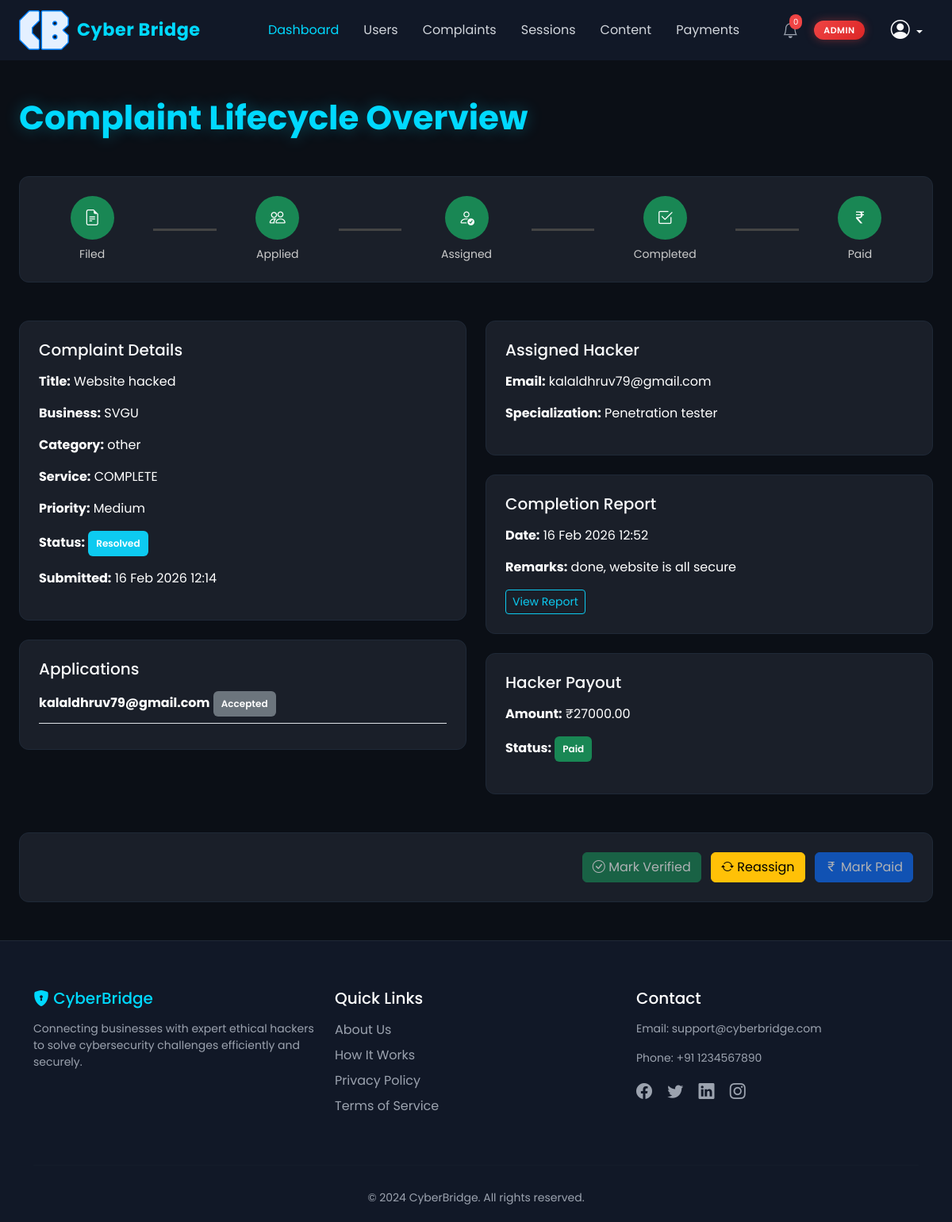
The page /Root/admin_hacker_payout/1/ (signed in) on the database its author committed.
### app1/models.py (models this page shows, shortened)
class Complaints(models.Model):
    business = models.ForeignKey(Business_Profile, on_delete=models.CASCADE)
    title = models.CharField(max_length=200,blank=True, null=True)
    category = models.CharField(max_length=50,blank=True, null=True)
    description = models.TextField(blank=True, null=True)
    service_type = models.CharField(max_length=20, choices=[
        ("REPORT", "Report Only"),
        ("GUIDE", "Report + Guide"),
        ("COMPLETE", "Complete Solution"),
    ],blank=True, null=True)
    date_of_occurrence = models.DateField(blank=True, null=True)
    additional_notes = models.TextField(blank=True, null=True)
    date_submitted = models.DateTimeField(default=timezone.now)
    status = models.CharField(max_length=50, default="Pending",blank=True, null=True)
    assigned_hacker = models.ForeignKey('Hacker_Profile', on_delete=models.SET_NULL, null=True, blank=True)
    priority = models.CharField(max_length=20, default="Medium")
    payment = models.OneToOneField(
        Payments,
        on_delete=models.SET_NULL,
        null=True,
        blank=True
    )

class Business_Profile(models.Model):
    user = models.OneToOneField(User, on_delete=models.CASCADE)
    company_name = models.CharField(max_length=150)
    industry = models.CharField(max_length=100, blank=True)
    contact_number = models.CharField(max_length=20, blank=True)
    address = models.TextField(blank=True)
    gstin = models.CharField(max_length=20, blank=True)   # ADDED
    verified = models.BooleanField(default=False)

class Applications(models.Model):
    hacker = models.ForeignKey(Hacker_Profile, on_delete=models.CASCADE)
    complaint = models.ForeignKey(Complaints, on_delete=models.CASCADE)
    applied_on = models.DateTimeField(default=timezone.now)
    status = models.CharField(max_length=50, default="Pending")

class Hacker_Profile(models.Model):
    user = models.OneToOneField(User, on_delete=models.CASCADE)
    full_name = models.CharField(max_length=150, blank=True)         # ADDED
    specialization = models.CharField(max_length=150, blank=True)    # ADDED
    photo = models.ImageField(upload_to="hacker_photos/", blank=True, null=True)  # ADDED
    contact_number = models.CharField(max_length=20, blank=True)
    certificate_number = models.CharField(max_length=100, blank=True)

class User(AbstractUser):
    username = models.CharField(unique=True,max_length=50)
    email = models.EmailField(unique=True)
    role = models.ForeignKey('Role', on_delete=models.CASCADE, null=True, blank=True)
    date_created = models.DateTimeField(default=timezone.now)
    is_active = models.BooleanField(default=True)
    USERNAME_FIELD = 'email'
    REQUIRED_FIELDS = ["username"]
    objects = CustomUserManager()  # ✅ Use our new manager here
    groups = models.ManyToManyField(
        Group,
        related_name="custom_user_groups",
        blank=True
    )
    user_permissions = models.ManyToManyField(
        Permission,
        related_name="custom_user_permissions",
        blank=True
    )

class ComplaintCompletion(models.Model):
    complaint = models.OneToOneField(
        Complaints,
        on_delete=models.CASCADE,
        related_name="completion"
    )
    hacker = models.ForeignKey(
        Hacker_Profile,
        on_delete=models.CASCADE
    )
    report_file = models.FileField(upload_to="completion_reports/")
    remarks = models.TextField(blank=True, null=True)
    completed_at = models.DateTimeField(auto_now_add=True)

class HackerPayout(models.Model):
    complaint = models.OneToOneField(Complaints, on_delete=models.CASCADE)
    hacker = models.ForeignKey(Hacker_Profile, on_delete=models.CASCADE)
    amount = models.DecimalField(max_digits=10, decimal_places=2)
    status = models.CharField(
        max_length=20,
        choices=[
            ("PENDING", "Pending"),
            ("PAID", "Paid"),
        ],
        default="PENDING"
    )
    payment = models.OneToOneField(
        Payments,
        on_delete=models.SET_NULL,
        null=True,
        blank=True
    )
    completed_on = models.DateTimeField(auto_now_add=True)

### app2/views.py (the view, shortened to what this page needs)
# urls.py: path("admin_hacker_payout/<int:complaint_id>/",views.admin_hacker_payout,name="admin_hacker_payout"),
@login_required
def admin_hacker_payout(request, complaint_id):
    if request.user.role.name != "ADMIN":
        return redirect("dashboard")
    complaint = get_object_or_404(
        Complaints.objects.select_related(
            "business__user",
            "assigned_hacker__user",
            "payment"
        ),
        id=complaint_id
    )
    applications = Applications.objects.filter(
        complaint=complaint
    ).select_related("hacker__user")
    completion = getattr(complaint, "completion", None)
    payout = HackerPayout.objects.filter(
        complaint=complaint
    ).select_related("hacker__user", "payment").first()
    history = Complaint_Status_History.objects.filter(
        complaint=complaint
    ).order_by("-updated_at")
    return render(request, "admin-hacker-payout.html", {
        "complaint": complaint,
        "applications": applications,
        "completion": completion,
        "payout": payout,
        "history": history,
    })

### templates/admin-hacker-payout.html (shortened to what this page needs)
{% extends "admin_base.html" %}
{% block content %}
<main class="container-fluid my-5 px-4">
<h1 class="page-title mb-5">Complaint Lifecycle Overview</h1>
<div class="card-dark p-4 mb-5">
    <div class="d-flex justify-content-between align-items-center position-relative">
        <div class="text-center flex-fill">
            <div class="step-circle bg-success">
                <i class="bi bi-file-earmark-text"></i>
            </div>
            <div class="step-label">Filed</div>
        </div>
        <div class="step-line"></div>
        <div class="text-center flex-fill">
            <div class="step-circle {% if applications %}bg-success{% else %}bg-secondary{% endif %}">
                <i class="bi bi-people"></i>
            </div>
            <div class="step-label">Applied</div>
        </div>
        <div class="step-line"></div>
        <div class="text-center flex-fill">
            <div class="step-circle {% if complaint.assigned_hacker %}bg-success{% else %}bg-secondary{% endif %}">
                <i class="bi bi-person-check"></i>
            </div>
            <div class="step-label">Assigned</div>
        </div>
        <div class="step-line"></div>
        <div class="text-center flex-fill">
            <div class="step-circle {% if completion %}bg-success{% else %}bg-secondary{% endif %}">
                <i class="bi bi-check2-square"></i>
            </div>
            <div class="step-label">Completed</div>
        </div>
        <div class="step-line"></div>
        <div class="text-center flex-fill">
            <div class="step-circle {% if payout and payout.status == "PAID" %}bg-success{% else %}step-transparent{% endif %}">
                <i class="bi bi-currency-rupee"></i>
            </div>
            <div class="step-label">Paid</div>
        </div>
    </div>
</div>
<div class="row">
    <div class="col-lg-6">
        <div class="card-dark p-4 mb-4">
            <h5 class="section-heading mb-3">Complaint Details</h5>
            <p><strong>Title:</strong> {{ complaint.title }}</p>
            <p><strong>Business:</strong> {{ complaint.business.company_name }}</p>
            <p><strong>Category:</strong> {{ complaint.category }}</p>
            <p><strong>Service:</strong> {{ complaint.service_type }}</p>
            <p><strong>Priority:</strong> {{ complaint.priority }}</p>
            <p><strong>Status:</strong>
                <span class="badge bg-info">{{ complaint.status }}</span>
            </p>
            <p><strong>Submitted:</strong> {{ complaint.date_submitted|date:"d M Y H:i" }}</p>
        </div>
        <div class="card-dark p-4 mb-4">
            <h5 class="section-heading mb-3">Applications</h5>
            {% for app in applications %}
            <div class="border-bottom pb-2 mb-2">
                <strong>{{ app.hacker.user.email }}</strong>
                <span class="badge bg-secondary">{{ app.status }}</span>
            </div>
            {% empty %}
                <p class="text-muted">No applications yet.</p>
            {% endfor %}
        </div>
    </div>
    <div class="col-lg-6">
        <div class="card-dark p-4 mb-4">
            <h5 class="section-heading mb-3">Assigned Hacker</h5>
            {% if complaint.assigned_hacker %}
                <p><strong>Email:</strong> {{ complaint.assigned_hacker.user.email }}</p>
                <p><strong>Specialization:</strong> {{ complaint.assigned_hacker.specialization }}</p>
            {% else %}
                <p class="text-warning">No hacker assigned</p>
            {% endif %}
        </div>
        <div class="card-dark p-4 mb-4">
            <h5 class="section-heading mb-3">Completion Report</h5>
            {% if completion %}
                <p><strong>Date:</strong> {{ completion.completed_at|date:"d M Y H:i" }}</p>
                <p><strong>Remarks:</strong> {{ completion.remarks }}</p>
                <a href="{{ completion.report_file.url }}"
                   class="btn btn-outline-info btn-sm" target="_blank">
                    View Report
                </a>
            {% else %}
                <p class="text-muted">Work not completed yet</p>
            {% endif %}
        </div>
        <div class="card-dark p-4 mb-4">
            <h5 class="section-heading mb-3">Hacker Payout</h5>
            {% if payout %}
                <p><strong>Amount:</strong> ₹{{ payout.amount }}</p>
                <p>
                    <strong>Status:</strong>
                    {% if payout.status == "PAID" %}
                        <span class="badge bg-success">Paid</span>
                    {% else %}
                        <span class="badge bg-warning">Pending</span>
                    {% endif %}
                </p>
            {% else %}
                <p class="text-muted">No payout generated</p>
            {% endif %}
        </div>
    </div>
</div>
<div class="card-dark p-4 text-end mt-4">
    <form method="POST" class="d-inline">
        <button class="btn btn-success me-2"
            {% if complaint.status != "Completed" %}
                disabled
            {% endif %}
        >
            <i class="bi bi-check-circle"></i> Mark Verified
        </button>
    </form>
    <form method="POST" class="d-inline">
        <button class="btn btn-warning me-2"
        >
            <i class="bi bi-arrow-repeat"></i> Reassign
        </button>
    </form>
    <form method="POST" class="d-inline">
        <button class="btn btn-primary"
            {% if complaint.status == "Completed" or not payout or payout.status == "PAID" %}
                disabled
            {% endif %}
        >
            <i class="bi bi-currency-rupee"></i> Mark Paid
        </button>
    </form>
</div>
</main>
{% endblock content %}

### static/css/styles.css (style rules this page uses)
body { background-color: #0b0f16; color: #ffffff; font-family: 'Poppins', sans-serif; overflow-x: hidden; }
.page-title { font-size: 42px; color: #00D9FF; font-weight: 700; margin-bottom: 8px; text-shadow: 0 0 20px rgba(0, 217, 255, 0.3); }
.badge { padding: 10px; border-radius: 6px; font-size: 12px; font-weight: 600; display: inline-block; }
.card-dark { background-color: #1a1f29; border-radius: 12px; border: 1px solid #1f2937; overflow: hidden; }
.section-heading { font-size: 18px; color: #F9FAFB; margin-bottom: 12px; }
.step-label { color: #6B7280; font-size: 14px; transition: 0.3s; }

### static/css/admin.css (style rules this page uses)
.section-heading { font-size: 20px; color: #F9FAFB; margin: 0; }

### templates/admin-hacker-payout.html (style rules this page uses)
.step-circle { width: 55px; height: 55px; border-radius: 50%; display: flex; align-items: center; justify-content: center; margin: auto; color: white; font-size: 20px; }
.step-line { height: 3px; background-color: #444; flex-grow: 1; margin: 0 10px; }
.step-label { margin-top: 8px; font-size: 14px; color: #ccc; }

### rows shown on the page
Complaints: title "Website hacked", business.company_name "SVGU", category "other", service_type "COMPLETE", priority "Medium", status "Resolved", date_submitted "16 Feb 2026 12:14", assigned_hacker.user.email "kalaldhruv79@gmail.com", assigned_hacker.specialization "Penetration tester"
Applications: hacker.user.email "kalaldhruv79@gmail.com", status "Accepted"
ComplaintCompletion: completed_at "16 Feb 2026 12:52", remarks "done, website is all secure"
HackerPayout: amount "27000.00"
